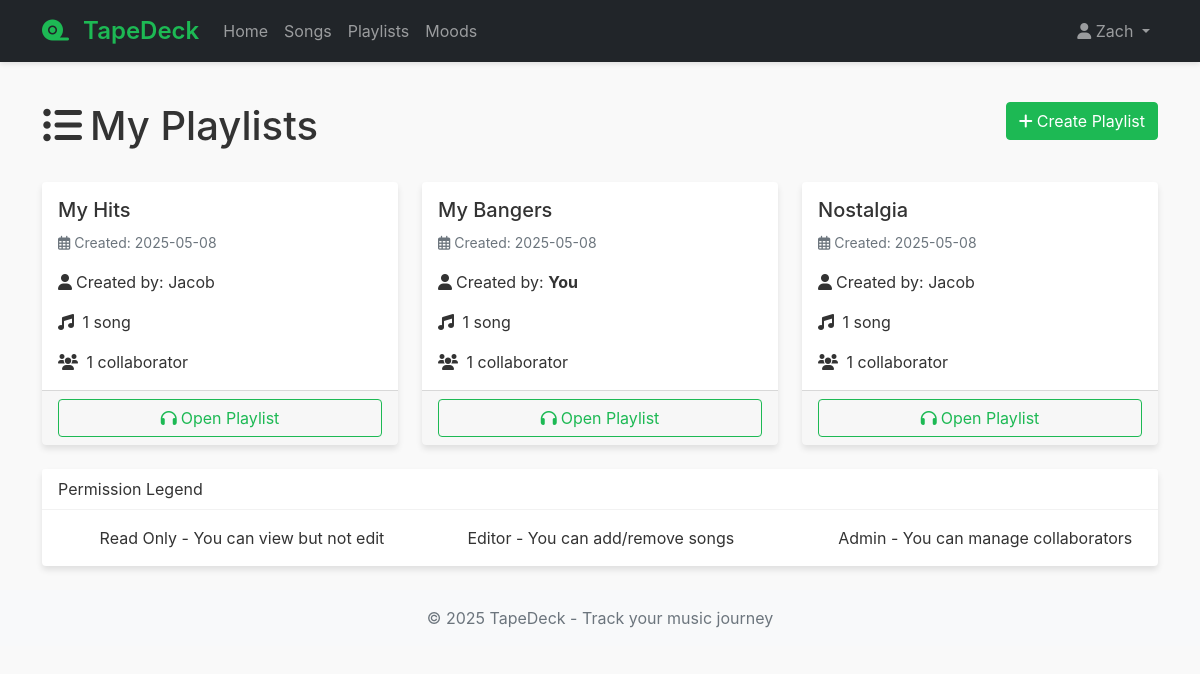
/playlists (signed in), run on the app's committed database.
### models.py (models this page shows, shortened)
class User(UserMixin, db.Model):
    __tablename__ = 'user'
    user_id = db.Column(db.Integer, primary_key=True)
    email = db.Column(db.String(120), unique=True, nullable=False)
    username = db.Column(db.String(80), unique=True, nullable=False)
    password_hash = db.Column(db.String(128))
    ratings = db.relationship('SongRating', backref='user', lazy=True)
    playlists = db.relationship('Playlist', secondary=playlist_manager, backref=db.backref('users', lazy='dynamic'))
    moods = db.relationship('Mood', backref='user', lazy=True)

class Playlist(db.Model):
    __tablename__ = 'playlist'
    playlist_id = db.Column(db.Integer, primary_key=True)
    playlist_name = db.Column(db.String(100), nullable=False)
    created_by = db.Column(db.Integer, db.ForeignKey('user.user_id'), nullable=False)
    created_at = db.Column(db.DateTime, default=datetime.utcnow)
    creator = db.relationship('User', foreign_keys=[created_by])

### routes.py (the view)
@bp.route('/playlists')
@login_required
def playlists():
    user_playlists = Playlist.query.join(playlist_manager).filter(
        playlist_manager.c.user_id == current_user.user_id
    ).all()
    return render_template('playlists.html', playlists=user_playlists)

### app.py (called while the page is built)
def create_app(config_class=Config):
    app = Flask(__name__)
    app.config.from_object(config_class)
    app.jinja_env.globals.update(enumerate=enumerate)
    db.init_app(app)
    login_manager = LoginManager()
    login_manager.login_view = 'routes.login'
    login_manager.login_message_category = 'info'
    login_manager.init_app(app)
    @login_manager.user_loader
    def load_user(user_id):
        return User.query.get(int(user_id))
    app.register_blueprint(routes_bp)
    with app.app_context():
        db.create_all()
    return app

### templates/playlists.html (shortened to what this page needs)
{% extends "base.html" %}
{% block content %}
<div class="row mb-4">
    <div class="col">
        <h1>
            <i class="fas fa-list-ul me-2"></i>My Playlists
            <a href="{{ url_for('routes.create_playlist') }}" class="btn btn-primary float-end">
                <i class="fas fa-plus me-1"></i>Create Playlist
            </a>
        </h1>
    </div>
</div>
<div class="row row-cols-1 row-cols-md-2 row-cols-lg-3 g-4">
    {% for playlist in playlists %}
    <div class="col">
        <div class="card h-100 playlist-card">
            <div class="card-body">
                <h5 class="card-title">
                    {{ playlist.playlist_name }}
                    {% set permission = playlist.users.filter_by(user_id=current_user.user_id).first().permissions %}
                </h5>
                <p class="card-text text-muted mb-3">
                    <small>
                        <i class="far fa-calendar-alt me-1"></i>Created:
                        {{ playlist.created_at.strftime('%Y-%m-%d') }}
                    </small>
                </p>
                <p class="card-text">
                    <i class="fas fa-user me-1"></i>Created by:
                    {% if playlist.created_by == current_user.user_id %}
                        <span class="fw-bold">You</span>
                    {% else %}
                        {{ playlist.creator.username }}
                    {% endif %}
                </p>
                <p class="card-text">
                    <i class="fas fa-music me-1"></i>
                    {% set song_count = playlist.songs.count() %}
                    {% if song_count == 0 %}
                        No songs
                    {% elif song_count == 1 %}
                        1 song
                    {% else %}
                        {{ song_count }} songs
                    {% endif %}
                </p>
                {% set collaborator_count = playlist.users.count() - 1 %}
                <p class="card-text">
                    <i class="fas fa-users me-1"></i>
                    {% if collaborator_count == 0 %}
                        No collaborators
                    {% elif collaborator_count == 1 %}
                        1 collaborator
                    {% else %}
                        {{ collaborator_count }} collaborators
                    {% endif %}
                </p>
            </div>
            <div class="card-footer">
                <a href="{{ url_for('routes.view_playlist', playlist_id=playlist.playlist_id) }}" class="btn btn-outline-primary w-100">
                    <i class="fas fa-headphones me-1"></i>Open Playlist
                </a>
            </div>
        </div>
    </div>
    {% endfor %}
</div>
{% if playlists %}
<div class="card mt-4">
    <div class="card-header">
        Permission Legend
    </div>
    <div class="card-body">
        <div class="row">
            <div class="col-md-4">
                <span class="badge permission-badge-1 me-2">
                    <i class="fas fa-eye"></i>
                </span>
                Read Only - You can view but not edit
            </div>
            <div class="col-md-4">
                <span class="badge permission-badge-2 me-2">
                    <i class="fas fa-edit"></i>
                </span>
                Editor - You can add/remove songs
            </div>
            <div class="col-md-4">
                <span class="badge permission-badge-3 me-2">
                    <i class="fas fa-crown"></i>
                </span>
                Admin - You can manage collaborators
            </div>
        </div>
    </div>
</div>
{% endif %}
{% endblock %}

### templates/base.html (shortened to what this page needs)
<!DOCTYPE html>
<html lang="en">
<head>
    <link href="https://cdn.jsdelivr.net/npm/bootstrap@5.1.3/dist/css/bootstrap.min.css" rel="stylesheet">
    <link rel="stylesheet" href="https://cdnjs.cloudflare.com/ajax/libs/font-awesome/6.0.0-beta3/css/all.min.css">
    <link rel="stylesheet" href="{{ url_for('static', filename='css/style.css') }}">
</head>
<body>
    <nav class="navbar navbar-expand-lg navbar-dark bg-dark">
        <div class="container">
            <a class="navbar-brand" href="{{ url_for('routes.home') }}">
                <i class="fas fa-tape"></i> {{ config.APP_NAME }}
            </a>
            <div class="collapse navbar-collapse" id="navbarNav">
                <ul class="navbar-nav me-auto">
                    {% if current_user.is_authenticated %}
                        <li class="nav-item">
                            <a class="nav-link" href="{{ url_for('routes.home') }}">Home</a>
                        </li>
                        <li class="nav-item">
                            <a class="nav-link" href="{{ url_for('routes.songs') }}">Songs</a>
                        </li>
                        <li class="nav-item">
                            <a class="nav-link" href="{{ url_for('routes.playlists') }}">Playlists</a>
                        </li>
                        <li class="nav-item">
                            <a class="nav-link" href="{{ url_for('routes.moods') }}">Moods</a>
                        </li>
                    {% endif %}
                </ul>
                <ul class="navbar-nav">
                    {% if current_user.is_authenticated %}
                        <li class="nav-item dropdown">
                            <a class="nav-link dropdown-toggle" href="#" id="userDropdown" role="button" data-bs-toggle="dropdown">
                                <i class="fas fa-user"></i> {{ current_user.username }}
                            </a>
                        </li>
                    {% endif %}
                </ul>
            </div>
        </div>
    </nav>
    <main class="container py-4">
        {% block content %}{% endblock %}
    </main>
    <footer class="footer mt-auto py-3 bg-light">
        <div class="container text-center">
            <span class="text-muted">© 2025 {{ config.APP_NAME }} - Track your music journey</span>
        </div>
    </footer>
</body>
</html>

### static/css/style.css (style rules this page uses)
:root { --primary-color: #1DB954; --primary-dark: #1AA34A; --secondary-color: #191414; --accent-color: #FF6B6B; --light-bg: #f8f9fa; --card-shadow: 0 4px 6px rgba(0, 0, 0, 0.1); --text-muted: #6c757d; }
body { font-family: 'Inter', -apple-system, BlinkMacSystemFont, 'Segoe UI', Roboto, Oxygen, Ubuntu, Cantarell, sans-serif; background-color: #f9f9f9; color: #333; padding-bottom: 2rem; }
.btn-primary { background-color: var(--primary-color); border-color: var(--primary-color); }
.btn-outline-primary { color: var(--primary-color); border-color: var(--primary-color); }
.navbar { box-shadow: 0 2px 5px rgba(0, 0, 0, 0.1); background-color: #fff; }
.navbar-brand { font-weight: 600; font-size: 1.5rem; color: var(--primary-color) !important; }
.navbar-brand i { margin-right: 0.5rem; }
.card { border: none; box-shadow: var(--card-shadow); transition: transform 0.2s ease-in-out; }
.card-header { background-color: #fff; border-bottom: 1px solid rgba(0, 0, 0, 0.05); }
.playlist-card { height: 100%; }

### data on the page
User: username "Zach"
Playlist: playlist_name "My Hits", created_at "2025-05-08", creator.username "Jacob"
Playlist: playlist_name "My Bangers", created_at "2025-05-08", shows "You"
Playlist: playlist_name "Nostalgia", created_at "2025-05-08", creator.username "Jacob"

### other printed values
{{ config.APP_NAME }} "TapeDeck"
